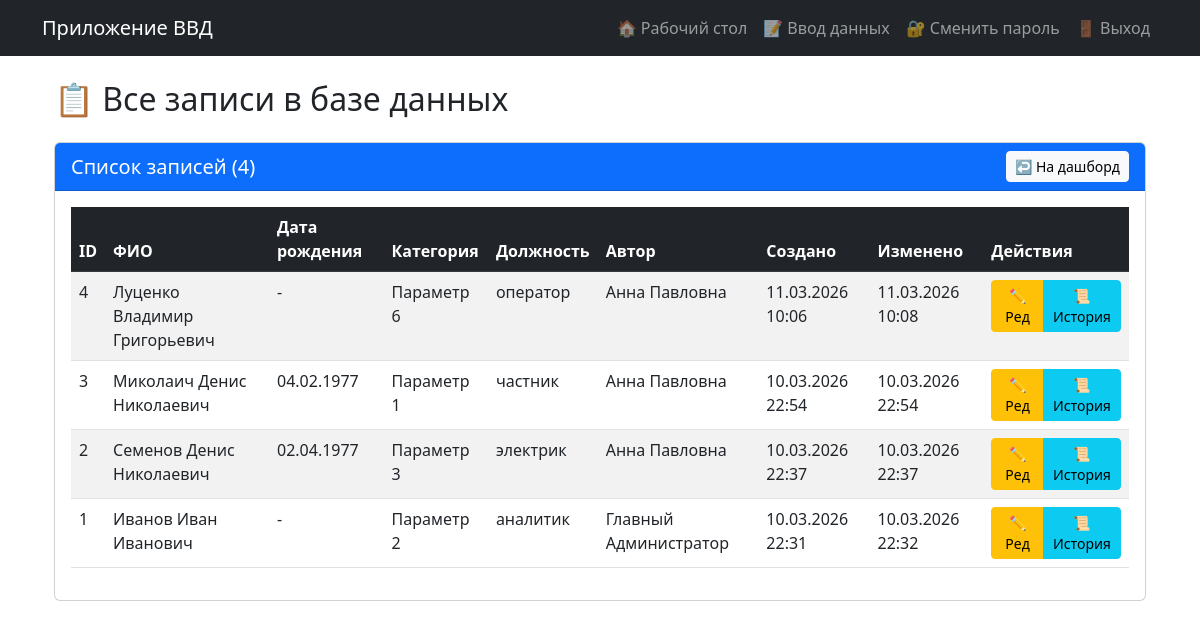
Before: /records (signed in) with the older database file.
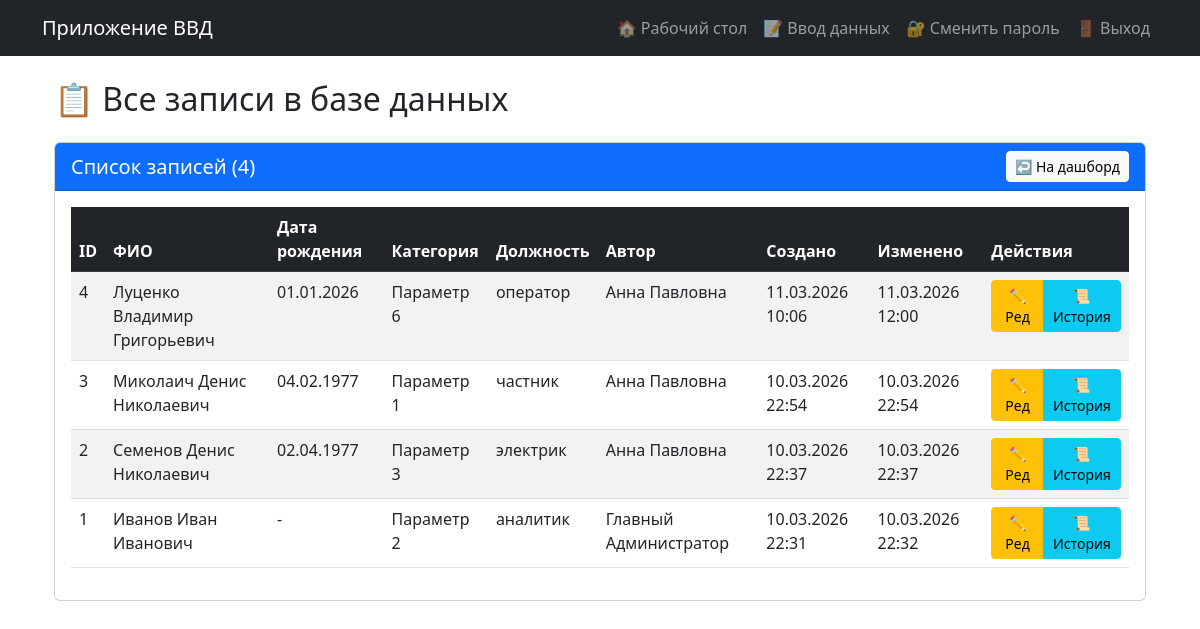
After: the same page with the newer database file.
### models.py (models this page shows, shortened)
class PersonData(db.Model):  # Класс переименован!
    __tablename__ = 'person_data'  # Новое имя таблицы!
    __table_args__ = {'extend_existing': True}  # Добавлено!
    id = db.Column(db.Integer, primary_key=True)
    last_name = db.Column(db.String(100))
    first_name = db.Column(db.String(100))
    middle_name = db.Column(db.String(100))
    birth_date = db.Column(db.Date)
    date2 = db.Column(db.Date)
    place2 = db.Column(db.String(255))
    category = db.Column(db.String(200))
    category_custom = db.Column(db.String(200))
    position = db.Column(db.String(200))
    rank = db.Column(db.String(100))
    number = db.Column(db.String(100))
    lp = db.Column(db.String(255))
    lp_reason = db.Column(db.String(1000))
    place = db.Column(db.String(200))
    ppr = db.Column(db.String(200))
    place2_field = db.Column(db.String(200))
    date4 = db.Column(db.Date)
    ee = db.Column(db.Date)
    ee4 = db.Column(db.Date)
    created_at = db.Column(db.DateTime, default=datetime.now)
    updated_at = db.Column(db.DateTime, default=datetime.now, onupdate=datetime.now)
    user_id = db.Column(db.Integer, db.ForeignKey('users.id'), nullable=False)
    edit_history = db.relationship('EditHistory', backref='record', lazy='dynamic', cascade='all, delete-orphan')

class User(UserMixin, db.Model):
    __tablename__ = 'users'  # Явно указываем имя таблицы Алиса
    __table_args__ = {'extend_existing': True}  # Добавлено!
    id = db.Column(db.Integer, primary_key=True)
    username = db.Column(db.String(80), unique=True, nullable=False)
    password = db.Column(db.String(200), nullable=False)
    full_name = db.Column(db.String(100))
    role = db.Column(db.String(20), default='user')
    entries = db.relationship('PersonData', backref='author', lazy=True, cascade='all, delete-orphan')
    def is_admin(self):
        return self.role == 'admin'

### app.py (the view)
@app.route('/records')
@login_required
def all_records():
    records = PersonData.query.order_by(PersonData.created_at.desc()).all()
    return render_template('all_records.html', records=records)

### app.py (called while the page is built)
@login_manager.user_loader
def load_user(user_id):
    return db.session.get(User, int(user_id)) #User.query.get(int(user_id))

### templates/all_records.html (shortened to what this page needs)
{% extends "base.html" %}
{% block content %}
<div class="container-fluid">
    <h2 class="mb-4">📋 Все записи в базе данных</h2>
    <div class="card">
        <div class="card-header bg-primary text-white d-flex justify-content-between align-items-center">
            <h5 class="mb-0">Список записей ({{ records|length }})</h5>
            <a href="{{ url_for('dashboard') }}" class="btn btn-light btn-sm">↩️ На дашборд</a>
        </div>
        <div class="card-body">
            {% if records %}
            <div class="table-responsive">
                <table class="table table-striped table-hover">
                    <thead class="table-dark">
                        <tr>
                            <th>ID</th>
                            <th>ФИО</th>
                            <th>Дата рождения</th>
                            <th>Категория</th>
                            <th>Должность</th>
                            <th>Автор</th>
                            <th>Создано</th>
                            <th>Изменено</th>
                            <th>Действия</th>
                        </tr>
                    </thead>
                    <tbody>
                        {% for record in records %}
                        <tr>
                            <td>{{ record.id }}</td>
                            <td>{{ record.last_name }} {{ record.first_name }} {{ record.middle_name }}</td>
                            <td>{{ record.birth_date.strftime('%d.%m.%Y') if record.birth_date else '-' }}</td>
                            <td>{{ record.category or '-' }}</td>
                            <td>{{ record.position or '-' }}</td>
                            <td>{{ record.author.full_name or record.author.username }}</td>
                            <td>{{ record.created_at.strftime('%d.%m.%Y %H:%M') }}</td>
                            <td>{{ record.updated_at.strftime('%d.%m.%Y %H:%M') if record.updated_at else '-' }}</td>
                            <td>
                                <div class="btn-group btn-group-sm">
                                    <a href="{{ url_for('edit_record', record_id=record.id) }}" class="btn btn-warning">✏️ Ред</a>
                                    <a href="{{ url_for('record_history', record_id=record.id) }}" class="btn btn-info">📜 История</a>
                                </div>
                            </td>
                        </tr>
                        {% endfor %}
                    </tbody>
                </table>
            </div>
            {% else %}
            <div class="alert alert-info">
                В базе данных пока нет записей. <a href="{{ url_for('input_data') }}">Добавить первую запись</a>
            </div>
            {% endif %}
        </div>
    </div>
</div>
{% endblock %}

### templates/base.html (shortened to what this page needs)
<!DOCTYPE html>
<html lang="ru">
<head>
    <link href="https://cdn.jsdelivr.net/npm/bootstrap@5.3.0/dist/css/bootstrap.min.css" rel="stylesheet">
</head>
<body>
    <nav class="navbar navbar-expand-lg navbar-dark bg-dark">
        <div class="container">
            <a class="navbar-brand" href="{{ url_for('dashboard') }}">Приложение ВВД</a>
            <div class="collapse navbar-collapse">
                <ul class="navbar-nav ms-auto">
                    {% if current_user.is_authenticated %}
                        <li class="nav-item">
                            <a class="nav-link" href="{{ url_for('dashboard') }}">🏠 Рабочий стол</a>
                        </li>
                        <li class="nav-item">
                            <a class="nav-link" href="{{ url_for('input_data') }}">📝 Ввод данных</a>
                        </li>
                        <li class="nav-item">
                            <a class="nav-link" href="{{ url_for('change_password') }}">🔐 Сменить пароль</a>
                        </li>
                        <li class="nav-item">
                            <a class="nav-link" href="{{ url_for('logout') }}">🚪 Выход</a>
                        </li>
                        {% endif %}
                </ul>
            </div>
        </div>
    </nav>
    <div class="container mt-4">
        {% block content %}{% endblock %}
    </div>
</body>
</html>

Changed rows visible on the page:
changed PersonData "Луценко": birth_date "-" → "01.01.2026"; updated_at "11.03.2026 10:08" → "11.03.2026 12:00"
